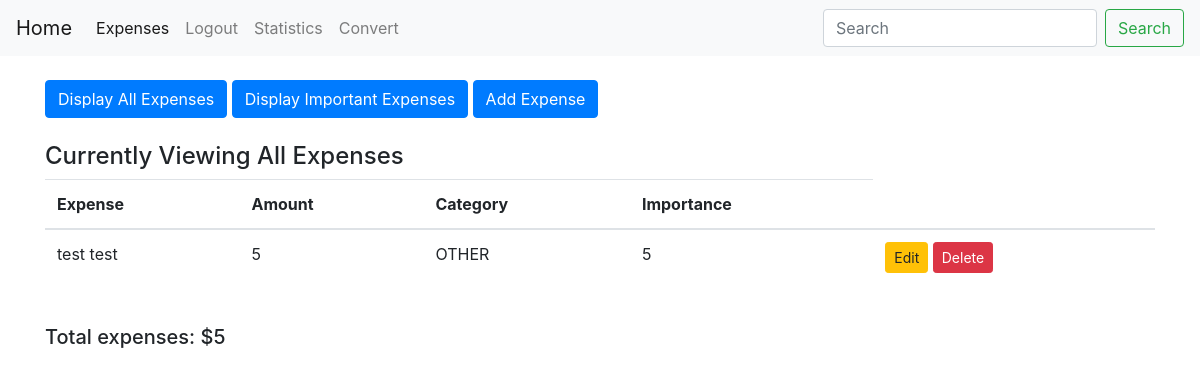
The app's page /display1 (signed in) with its own data.
### base/models.py (models this page shows, shortened)
class Expense(models.Model):
	user = models.ForeignKey(User, on_delete=models.CASCADE, null = True)
	name = models.CharField(max_length = 20)
	amount = models.IntegerField()
	choices = (
		('GROCERIES', 'Money spent on groceries'),
		('BILLS', 'Money spent on water/electricity/internet bills'),
		('RENT', 'Money spent on rent'),
		('OTHER', 'Other weekly expenses')
	)
	category = models.CharField(max_length = 20, choices = choices, default = 'OTHER')
	importance = models.IntegerField()
	updated = models.DateTimeField(auto_now = True)
	created = models.DateTimeField(auto_now_add = True)
	class Meta:
		ordering = ['-updated', '-created']

### base/views.py (the view)
# urls.py: path('display1', views.display_all, name = 'display1'),
@login_required(login_url='login')
def display_all(request):
	items =  Expense.objects.all().filter(user = request.user)
	total = items.aggregate(Sum('amount'))
	context = {
		'items': items,
		'header': 'All Expenses',
		'total' : total['amount__sum'],
	}
	return render(request, 'expenses.html', context)

### base/templates/expenses.html
{% extends 'base.html' %}
{% block body %}
<div class = "button-group">
	<a href="{% url 'display1' %}" class = "btn btn-primary btn-mid" role = "button"> Display All Expenses</a>
	<a href="{% url 'display2' %}" class = "btn btn-primary btn-mid" role = "button"> Display Important Expenses </a>
	<a href="{% url 'add' %}" class = "btn btn-primary btn-mid" role = "button"> Add Expense </a>
</div>
<br>
<h4> Currently Viewing {{ header }} </h4>
<table class="table">
  <thead>
    <tr>
      <th scope="col">Expense</th>
      <th scope="col">Amount</th>
      <th scope="col">Category</th>
      <th scope="col">Importance</th>
    </tr>
  </thead>
  <tbody>
	<tbody>
		{% for item in items %}
			<tr>
				<td> {{item.name}} </td>
				<td> {{item.amount}} </td>
				<td> {{item.category}} </td>
				<td> {{item.importance}} </td>
				<td>
					<a href="{% url 'edit' item.pk %}" class = "btn btn-warning btn-sm" role="button"> Edit </a>
					<a href="{% url 'delete' item.pk %}" class = "btn btn-danger btn-sm" role="button"> Delete </a>
				</td>
			</tr>
		{% endfor %}
	</tbody>
  </tbody>
</table>
<br>
<div>
	<h5> Total expenses: ${{total}}</h5>
</div>
{% endblock %}

### records on screen
Expense: name "test test", amount "5", category "OTHER", importance "5"

### other values on screen
{{ header }} "All Expenses"
{{ total }} "5"
